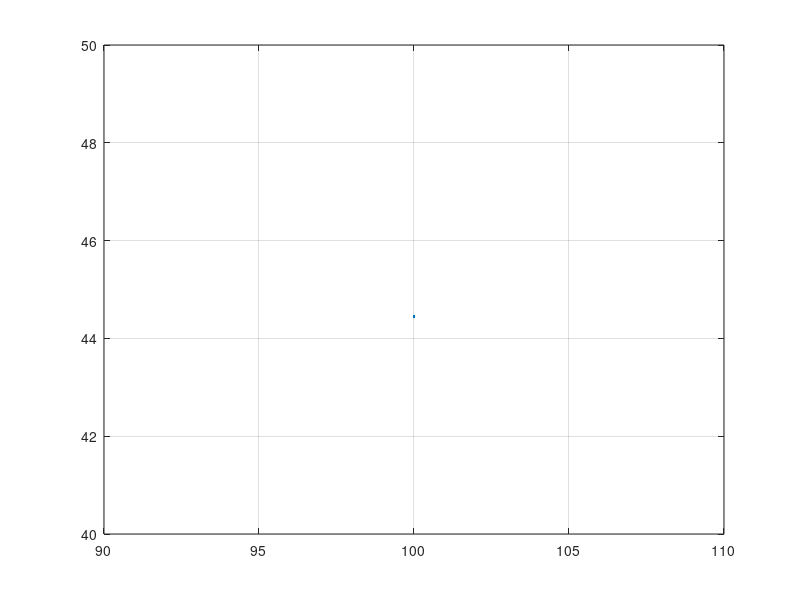

MATLAB code to generate this figure:
clc
clear all
close all

n = 100;
y = zeros(1,length(n));
for i=1:length(n)
  y(i) = 4*(n(i)+1000)/(n(i)-1);
end
plot(n, y)
#hold on
#plot(1:10:500, e, 'k-*')
grid on
y(end)